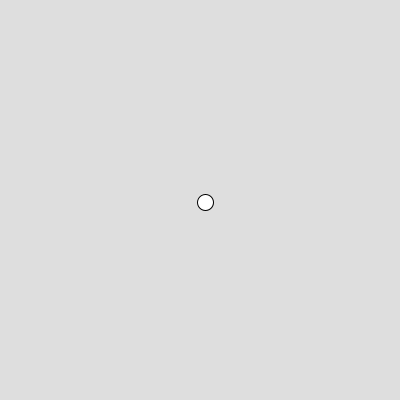
Frame 1 (no input)
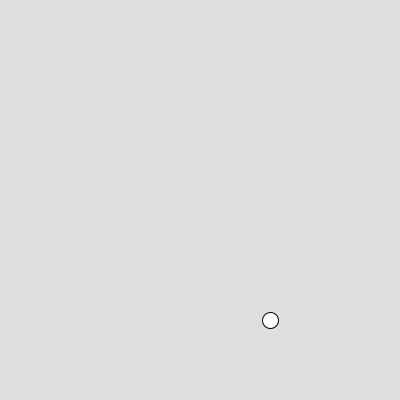
Frame 60 (the mouse pressed at the canvas centre just before this capture)
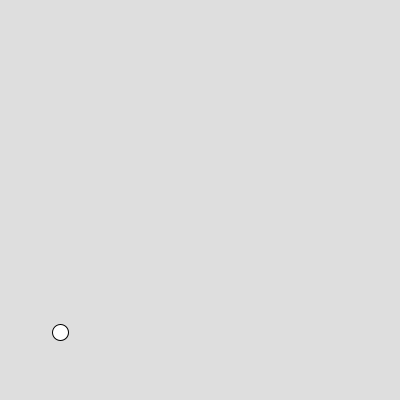
Frame 120 (the mouse held since frame 60 and released just before this capture)

The Processing sketch that drew these frames (run headless with seeded random() and noise(); from frame 60 on, the mouse is pressed at the canvas centre):

// Processing sketch: BouncingBall
// ── BouncingBall.pde
float x;
float y;
float xspeed;
float yspeed;
int SIZE_BALL = 16;

void setup(){
  size(400, 400);
  x= width/2;
  y= height/2;
  
  xspeed = 5;
  yspeed = 2;
}

void draw() {
  background(222);
  x += xspeed;
  y += yspeed;
  
  if(x>width-SIZE_BALL || x<SIZE_BALL){
    xspeed*=-1;
  } else if(y>height-SIZE_BALL || y < SIZE_BALL){
    yspeed *= -1;
  }
  
  ellipse(x, y, SIZE_BALL, SIZE_BALL);
  
}
